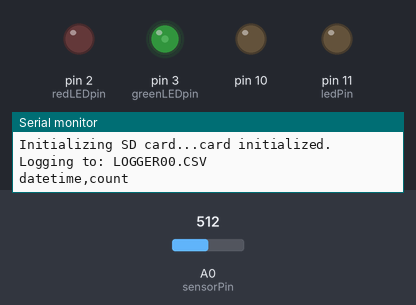
The sketch below on a simulated Arduino Uno, built with avr-gcc and run on an emulated ATmega328P. Parts: output pins drawn as LEDs (lit = HIGH), the last lines printed to the serial monitor. Inputs (shaded band) come from the test bench; at power-on: A0 (sensorPin) = 512. The local clock reads 2024-03-15 10:24:30 at power-on unless the sketch sets it; storage starts empty.

Above: at 3.4 s.
3.5 s: A0 (sensorPin) set to 523
At 4.1 s:
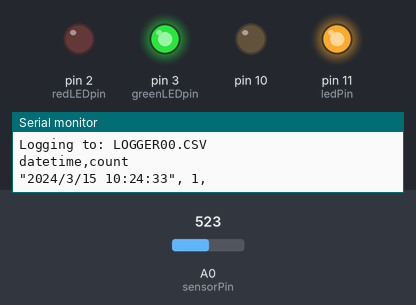
6.5 s: A0 (sensorPin) set to 716
At 7.31 s:
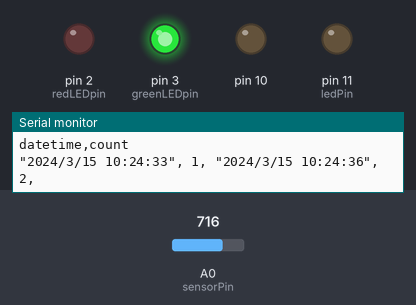
Timing chart, 0 to 9.5 s (numbered marks = the images above; inputs shaded):
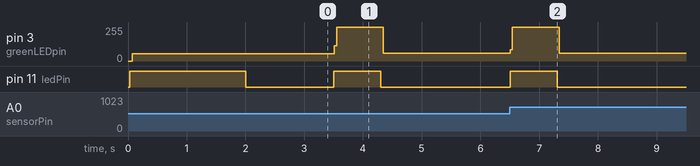

Measured:
- the behaviour switches between 515 and 516 on A0 (sensorPin) (found by bisection; images 0 and 1)
- after the input at 3.5 s, pin 3 (greenLEDpin): 56/255 → 255/255 at once, → 60/255 0.83 s later; pin 11 (ledPin): LOW → HIGH at once, → LOW 0.80 s later
- after the input at 6.5 s, pin 3 (greenLEDpin): 60/255 → 255/255 at once, → 60/255 0.84 s later; pin 11 (ledPin): LOW → HIGH at once, → LOW 0.80 s later

The sketch:

traffic_counter_datalogger.ino
```cpp
#include <SPI.h>
#include <SD.h>
#include <Wire.h>
#include "RTClib.h"

// A simple data logger for the Arduino analog pins

// how many milliseconds between grabbing data and logging it. 1000 ms is once a second
#define LOG_INTERVAL  1000 // mills between entries (reduce to take more/faster data)

// how many milliseconds before writing the logged data permanently to disk
// set it to the LOG_INTERVAL to write each time (safest)
// set it to 10*LOG_INTERVAL to write all data every 10 datareads, you could lose up to
// the last 10 reads if power is lost but it uses less power and is much faster!
#define SYNC_INTERVAL 1000 // mills between calls to flush() - to write data to the card
uint32_t syncTime = 0; // time of last sync()

#define ECHO_TO_SERIAL   1 // echo data to serial port
#define WAIT_TO_START    0 // Wait for serial input in setup()

// the digital pins that connect to the LEDs
#define redLEDpin 2
#define greenLEDpin 3


RTC_DS1307 RTC; // define the Real Time Clock object

// for the data logging shield, we use digital pin 10 for the SD cs line
const int chipSelect = 10;

// the logging file
File logfile;

void error(char *str)
{
  Serial.print("error: ");
  Serial.println(str);

  // red LED indicates error
  digitalWrite(redLEDpin, HIGH);

  while(1);
}
// from traffic counter sketch
int sensorPin = A0;
int ledPin = 11;
int sensorValue = 0;
float averageValue = 0;
int count=0;
void setup(void)
{
  Serial.begin(9600);
  Serial.println();

  // use debugging LEDs
  pinMode(redLEDpin, OUTPUT);
  pinMode(greenLEDpin, OUTPUT);

  pinMode(ledPin, OUTPUT);
  digitalWrite(sensorPin, HIGH);

#if WAIT_TO_START
  Serial.println("Type any character to start");
  while (!Serial.available());
#endif //WAIT_TO_START

  // initialize the SD card
  Serial.print("Initializing SD card...");
  // make sure that the default chip select pin is set to
  // output, even if you don't use it:
  pinMode(10, OUTPUT);

  // see if the card is present and can be initialized:
  if (!SD.begin(chipSelect)) {
    error("Card failed, or not present");
  }
  Serial.println("card initialized.");

  // create a new file
  char filename[] = "LOGGER00.CSV";
  for (uint8_t i = 0; i < 100; i++) {
    filename[6] = i/10 + '0';
    filename[7] = i%10 + '0';
    if (! SD.exists(filename)) {
      // only open a new file if it doesn't exist
      logfile = SD.open(filename, FILE_WRITE);
      break;  // leave the loop!
    }
  }

  if (! logfile) {
    error("couldnt create file");
  }

  Serial.print("Logging to: ");
  Serial.println(filename);

  // connect to RTC
  Wire.begin();
  if (!RTC.begin()) {
    logfile.println("RTC failed");
#if ECHO_TO_SERIAL
    Serial.println("RTC failed");
#endif  //ECHO_TO_SERIAL
  }


  logfile.println("datetime,count");
#if ECHO_TO_SERIAL
  Serial.println("datetime,count");
#endif //ECHO_TO_SERIAL

  // If you want to set the aref to something other than 5v
  //analogReference(EXTERNAL);
}

void loop(void)
{
  DateTime now;

  // delay for the amount of time we want between readings
  // delay((LOG_INTERVAL -1) - (millis() % LOG_INTERVAL));

  digitalWrite(greenLEDpin, HIGH);


// read the value from the sensor:
  sensorValue = analogRead(sensorPin);

  if(millis()<2000)
  {
      averageValue +=((float)sensorValue-averageValue)/10.f;

      digitalWrite(ledPin,HIGH);
  }else
  {

    if(sensorValue>averageValue +4){
      count++;


      // fetch the time
  now = RTC.now();
  // log time

  logfile.print('"');
  logfile.print(now.year(), DEC);
  logfile.print("/");
  logfile.print(now.month(), DEC);
  logfile.print("/");
  logfile.print(now.day(), DEC);
  logfile.print(" ");
  logfile.print(now.hour(), DEC);
  logfile.print(":");
  logfile.print(now.minute(), DEC);
  logfile.print(":");
  logfile.print(now.second(), DEC);
  logfile.print('"');
  logfile.print(", ");
  logfile.print(count);
  logfile.println(", ");
  logfile.flush();
#if ECHO_TO_SERIAL

  Serial.print('"');
  Serial.print(now.year(), DEC);
  Serial.print("/");
  Serial.print(now.month(), DEC);
  Serial.print("/");
  Serial.print(now.day(), DEC);
  Serial.print(" ");
  Serial.print(now.hour(), DEC);
  Serial.print(":");
  Serial.print(now.minute(), DEC);
  Serial.print(":");
  Serial.print(now.second(), DEC);
  Serial.print('"');
  Serial.print(", ");
  Serial.print(count);
  Serial.print(", ");
#endif //ECHO_TO_SERIAL


      averageValue =sensorValue+10;

      digitalWrite(ledPin,HIGH);
      delay(800);
    }
    else
    {

        digitalWrite(ledPin,LOW);
        averageValue +=((float)sensorValue-averageValue)/100.f;
    }

  }


  digitalWrite(greenLEDpin, LOW);
}
```
